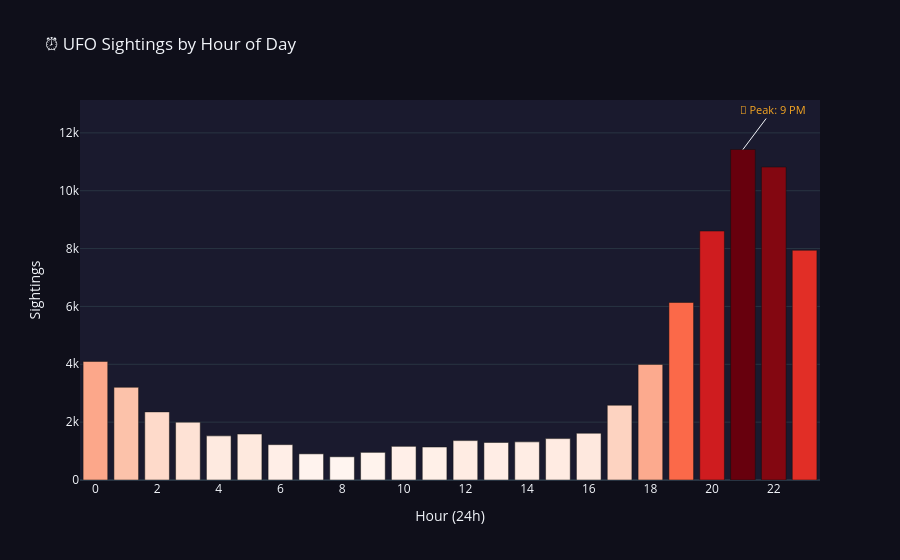

Source (notebook cell):
### Code cell
# ── 5.1d: Hour-of-Day Distribution 
hourly = df.groupby('hour').size().reset_index(name='count')

fig = px.bar(hourly, x='hour', y='count',
             title='⏰ UFO Sightings by Hour of Day',
             labels={'hour':'Hour (24h)','count':'Sightings'},
             color='count',
             color_continuous_scale='Reds')
fig.update_layout(
    template='plotly_dark',
    paper_bgcolor='#0f0f1a',
    plot_bgcolor='#1a1a2e',
    coloraxis_showscale=False,
    xaxis=dict(tickmode='linear', tick0=0, dtick=2),
    annotations=[
        dict(x=21, y=hourly[hourly['hour']==21]['count'].values[0],
             text='🌟 Peak: 9 PM', showarrow=True, ax=30, ay=-40,
             font=dict(color='#f5a623', size=11))
    ]
)
fig.show()

print('━' * 55)
print('💡 KEY INSIGHT — Hour of Day')
print('━' * 55)
peak_hour = hourly.loc[hourly['count'].idxmax(), 'hour']
night_pct = df[df['hour'].isin(range(20,24))]['hour'].count() / len(df) * 100
print(f'   Peak reporting hour : {peak_hour}:00 (9 PM)')
print(f'   Sightings 20–24h   : {night_pct:.1f}% of all reports')
print()
print('   Sightings peak sharply in the evening (8–10 PM) — when the')
print('   sky is dark enough to see lights but people are still awake.')
print('   Minimal reports between 4–7 AM (sleep hours).')

### Figure 1 — Plotly figure (JSON) as saved in the notebook; plotly's stock layout.template omitted (floating-point values rounded to 4 significant figures)
{"data": [{"hovertemplate": "Hour (24h)=%{x}<br>Sightings=%{marker.color}<extra></extra>", "legendgroup": "", "marker": {"color": [4099, 3205, 2355, 1999, 1526, 1587, 1222, 904, 803, 956, 1164, 1140, 1362, 1298, 1318, 1431, 1617, 2586, 3997, 6138, 8606, 11425, 10818, 7942], "coloraxis": "coloraxis", "pattern": {"shape": ""}}, "name": "", "orientation": "v", "showlegend": false, "textposition": "auto", "type": "bar", "x": [0, 1, 2, 3, 4, 5, 6, 7, 8, 9, 10, 11, 12, 13, 14, 15, 16, 17, 18, 19, 20, 21, 22, 23], "xaxis": "x", "y": [4099, 3205, 2355, 1999, 1526, 1587, 1222, 904, 803, 956, 1164, 1140, 1362, 1298, 1318, 1431, 1617, 2586, 3997, 6138, 8606, 11425, 10818, 7942], "yaxis": "y"}], "layout": {"annotations": [{"ax": 30, "ay": -40, "font": {"color": "#f5a623", "size": 11}, "showarrow": true, "text": "🌟 Peak: 9 PM", "x": 21, "y": 11425}], "barmode": "relative", "coloraxis": {"colorbar": {"title": {"text": "Sightings"}}, "colorscale": [[0, "rgb(255,245,240)"], [0.125, "rgb(254,224,210)"], [0.25, "rgb(252,187,161)"], [0.375, "rgb(252,146,114)"], [0.5, "rgb(251,106,74)"], [0.625, "rgb(239,59,44)"], [0.75, "rgb(203,24,29)"], [0.875, "rgb(165,15,21)"], [1, "rgb(103,0,13)"]], "showscale": false}, "legend": {"tracegroupgap": 0}, "paper_bgcolor": "#0f0f1a", "plot_bgcolor": "#1a1a2e", "title": {"text": "⏰ UFO Sightings by Hour of Day"}, "xaxis": {"anchor": "y", "domain": [0, 1], "dtick": 2, "tick0": 0, "tickmode": "linear", "title": {"text": "Hour (24h)"}}, "yaxis": {"anchor": "x", "domain": [0, 1], "title": {"text": "Sightings"}}}}
